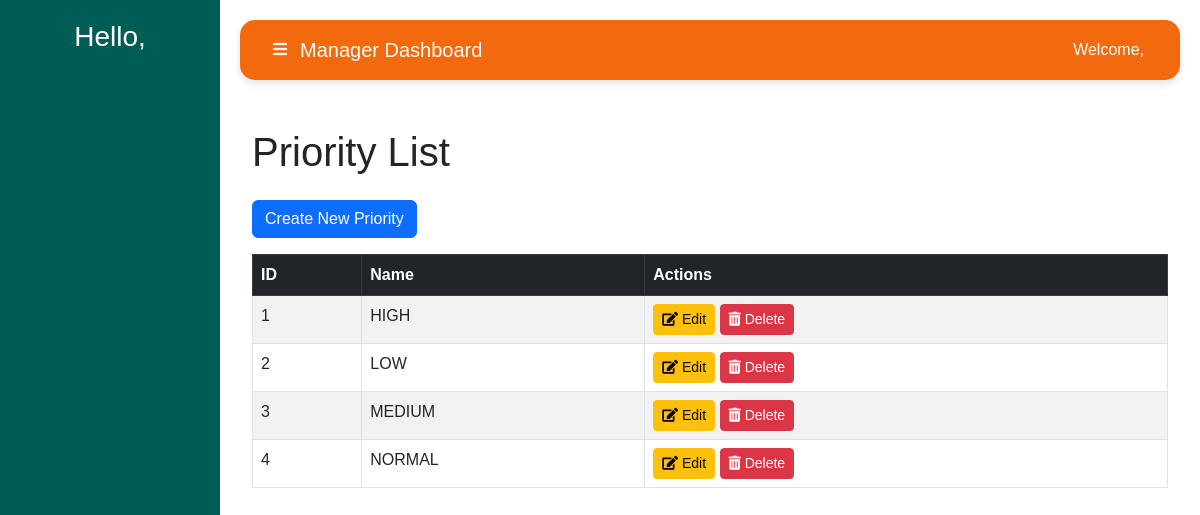
The app's page /helpdesk/priority/ with its own data.
### helpdesk/models.py (models this page shows, shortened)
class Priority(models.Model):
    name = models.CharField(max_length=255)

### helpdesk/views.py (the view)
# urls.py: path('priority/', views.priority_list, name='priority-list'),
def priority_list(request):
    priority = Priority.objects.all()
    return render(request, 'priority_list.html', {'priority': priority})

### helpdesk/templates/priority_list.html (shortened to what this page needs)
{% extends 'helpbase.html' %}
{% block content %}
<div class="container mt-5">
    <h1 class="mb-4">Priority List</h1>
    <a href="{% url 'helpdesk:priority-create' %}" class="btn btn-primary mb-3">Create New Priority</a>
    <table class="table table-striped table-bordered">
        <thead class="table-dark">
            <tr>
                <th>ID</th>
                <th>Name</th>
                <th>Actions</th>
            </tr>
        </thead>
        <tbody>
            {% for priority in priority %}
                <tr>
                    <td>{{ priority.id }}</td>
                    <td>{{ priority.name }}</td>
                    <td>
                        <a href="{% url 'helpdesk:priority-edit' priority.id %}" class="btn btn-warning btn-sm" title="Edit Priority">
                            <i class="fas fa-edit"></i> Edit
                        </a>
                        <a href="{% url 'helpdesk:priority-delete' priority.id %}" class="btn btn-danger btn-sm" title="Delete Priority">
                            <i class="fas fa-trash-alt"></i> Delete
                        </a>
                    </td>
                </tr>
            {% endfor %}
        </tbody>
    </table>
</div>
{% endblock content %}

### helpdesk/templates/helpbase.html (style rules this page uses)
body { font-family: Arial, sans-serif; background-color: white; }

### records on screen
Priority: id "1", name "HIGH"
Priority: id "2", name "LOW"
Priority: id "3", name "MEDIUM"
Priority: id "4", name "NORMAL"
